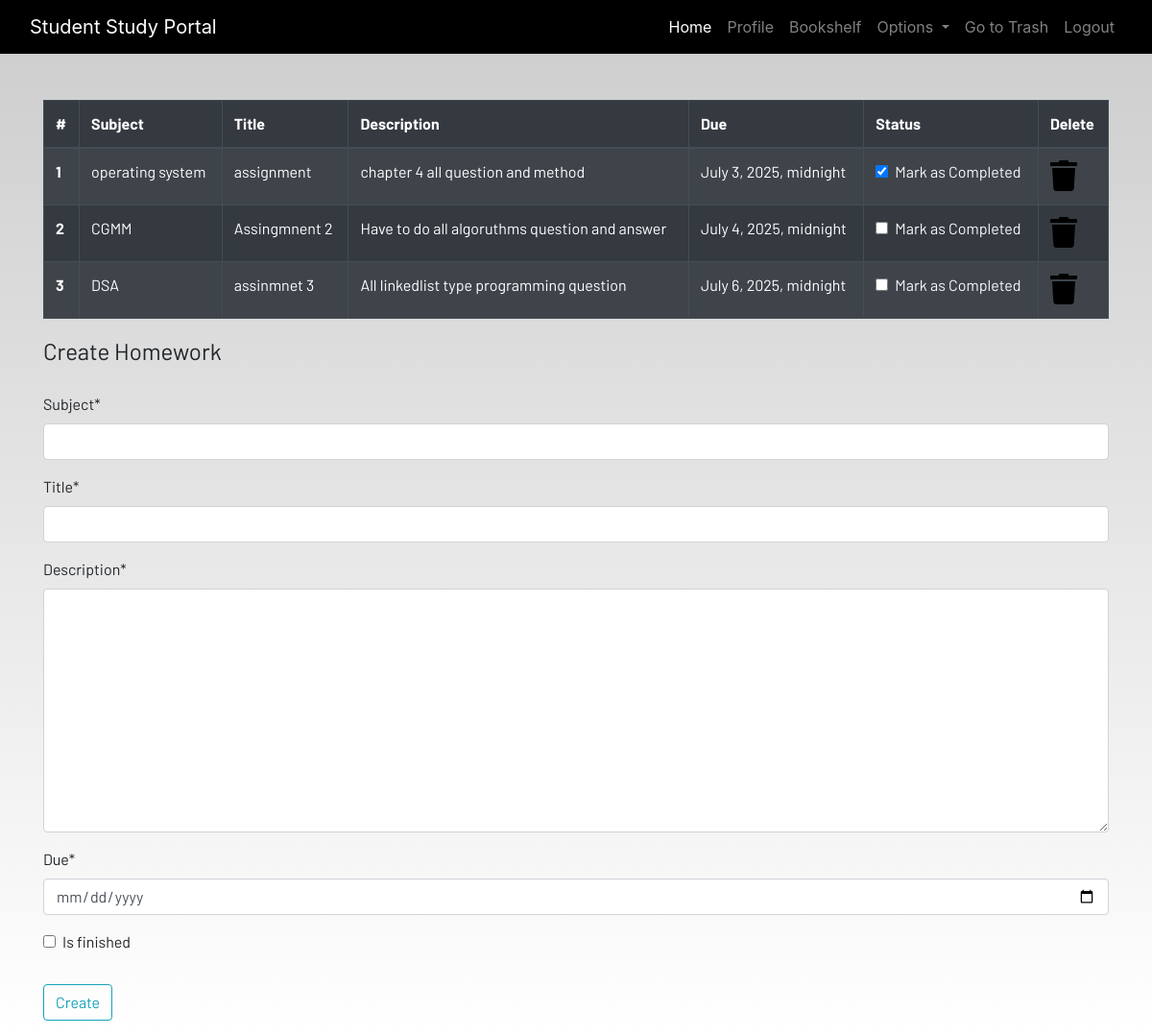
Screenshot of /homework/ (signed in) with the database file from the repository.
### dashboard/models.py (models this page shows, shortened)
class Homework(models.Model):
    user = models.ForeignKey(User, on_delete=models.CASCADE)
    subject = models.CharField(max_length=50)
    title = models.CharField(max_length=100)
    description = models.TextField()
    due = models.DateTimeField()
    is_finished = models.BooleanField(default=False)

### dashboard/views.py (the view)
# urls.py: path('homework/', views.homework, name='homework'),
@login_required
def homework(request):
    if request.method == 'POST':
        form = HomeworkForm(request.POST)
        if form.is_valid():
            try:
                finished = request.POST['is_finished']
                if finished == 'on':
                    finished = True
                else:
                    finished = False
            except:
                finished = False
            homework = Homework(user=request.user, subject=request.POST['subject'], title=request.POST['title'], description=request.POST['description'], due=request.POST['due'], is_finished=finished)
            homework.save()
            messages.success(request, 'Homework created successfully!')
            return redirect('homework')
    else:
        form = HomeworkForm()
    homework = Homework.objects.filter(user=request.user)
    if len(homework) == 0:
        homework_done = True
    else:
        homework_done = False
    context = {
        'homeworks': homework,
        'homework_done': homework_done,
        'form': form
    }
    return render(request, 'dashboard/homework.html', context)

### dashboard/forms.py
class HomeworkForm(forms.ModelForm):
    class Meta :
        model = Homework
        widgets = {
            'due' : DateInput(),
        }
        fields = ['subject', 'title', 'description', 'due', 'is_finished']

### dashboard/templates/dashboard/homework.html (shortened to what this page needs)
{% extends 'dashboard/base.html' %}
{% load static %}
{% load crispy_forms_tags %}
{% block content %}
<div class="container">
    {% if not homework_done %}
    <table class="table table-striped table-bordered table-hover table-dark">
        <thead>
            <tr>
                <th scope="col">#</th>
                <th scope="col">Subject</th>
                <th scope="col">Title</th>
                <th scope="col">Description</th>
                <th scope="col">Due</th>
                <th scope="col">Status</th>
                <th scope="col">Delete</th>
            </tr>
        </thead>
        <tbody>
            {% for homework in homeworks %}
            <tr>
                <th scope="row">{{forloop.counter}}</th>
                <td>{{homework.subject}}</td>
                <td>{{homework.title}}</td>
                <td>{{homework.description}}</td>
                <td>{{homework.due }}</td>
                <td>
                    <a href="{% url 'update_homework' homework.id %}">
                        <div class="form-check">
                            {% if homework.is_finished == True %}
                            <input class="form-check-input" type="checkbox" value="" checked>
                            {% else %}
                            <input class="form-check-input" type="checkbox" value="">
                            {% endif %}
                            <label class="form-check-label text-light" for="flexCheckDefault">
                                Mark as Completed
                            </label>
                        </div>
                    </a>
                </td>
                <td><a href="{% url 'delete_homework' homework.id %}"><i class="fa fa-trash fa-2x"></i></a></td>
            </tr>
            {% endfor %}
        </tbody>
    </table>
    {% else %}
    <h4>All homeworks are completed!! Create to have more!!</h4>
    {% endif %}
</div>
<div class=" container">
    <form method="POST">
        <fieldset class="form-group">
            <legend class="border-bottom mb-4">Create Homework</legend>
            {{form | crispy }}
        </fieldset>
        <div class="form-group">
            <button href="" class="btn btn-outline-info" type="submit">
                Create
            </button>
        </div>
    </form>
</div>
{% endblock content %}

### static/css/main.css (style rules this page uses)
html { scroll-behavior: smooth; height: 100%; width: 100%; }
a { text-decoration: none !important; color: black; }
html, body { max-width: 100%; overflow-x: hidden; height: 100%; width: 100%; }
body { background: linear-gradient(rgba(0, 0, 0, 0.2), rgba(255, 255, 255, 0.5)); overflow-x: hidden; background-repeat: no-repeat; }
.fa { color: black; }

### rows the page displays
Homework: subject "operating system", title "assignment", description "chapter 4 all question and method", due "July 3, 2025, midnight"
Homework: subject "CGMM", title "Assingmnent 2", description "Have to do all algoruthms question and answer", due "July 4, 2025, midnight"
Homework: subject "DSA", title "assinmnet 3", description "All linkedlist type programming question", due "July 6, 2025, midnight"
